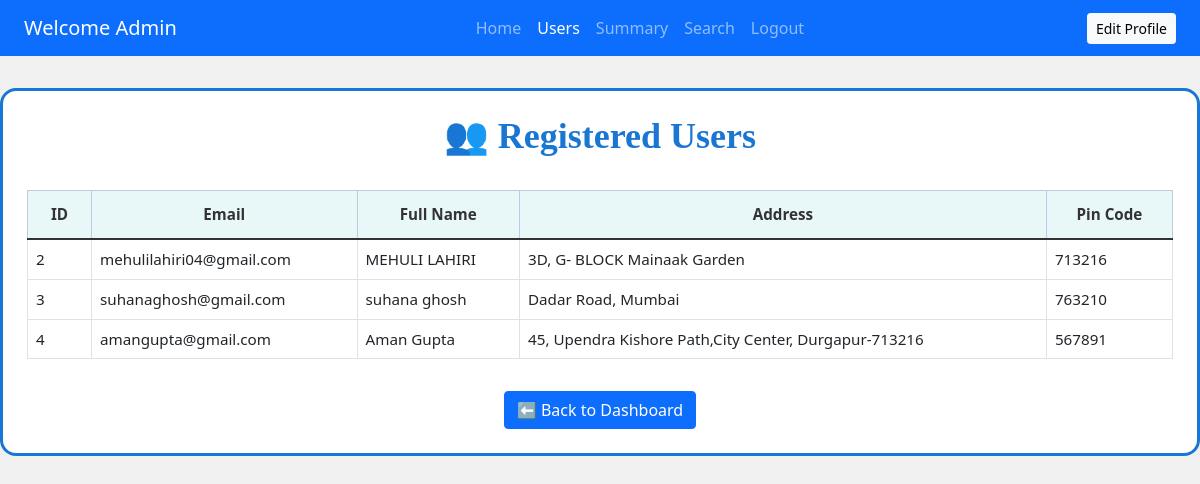
The app's page /view_users, older data.
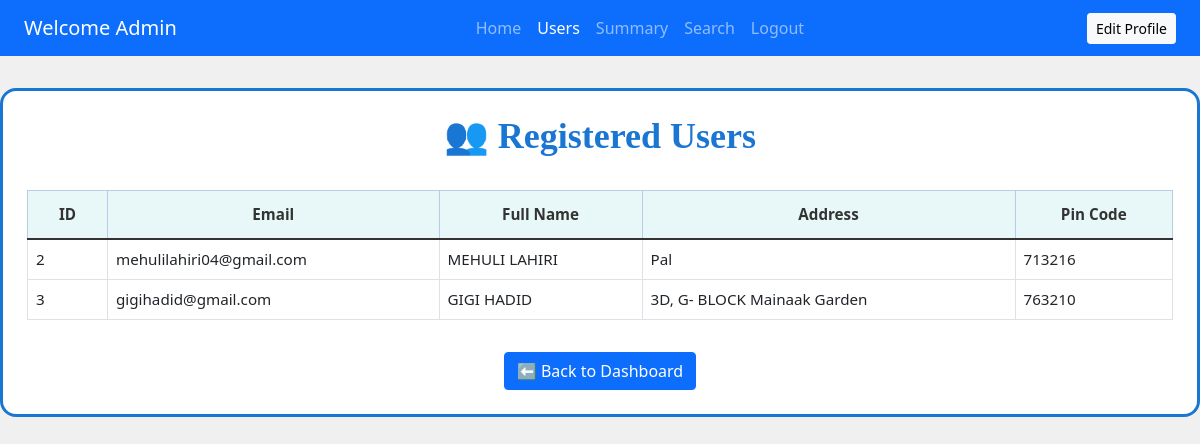
The same page, newer data.
### backend/models.py (models this page shows, shortened)
class User_Info(db.Model):
    __tablename__ = "user_info"
    id = db.Column(db.Integer, primary_key=True)
    full_name = db.Column(db.String(100))
    user_name = db.Column(db.String(100), unique=True)
    email = db.Column(db.String(120), unique=True)
    pwd = db.Column(db.String(100))
    phone = db.Column(db.String(20))
    address = db.Column(db.String(200))
    pincode = db.Column(db.String(10))
    role = db.Column(db.Integer, default=1)
    reservations = db.relationship('Reservation', backref='user', lazy=True)

### backend/controllers.py (the view)
    @app.route("/view_users")
    def view_users():
        users = User_Info.query.filter_by(role=1).all()
        return render_template("admin_view_users.html", users=users)

### templates/admin_view_users.html (shortened to what this page needs)
<!DOCTYPE html>
<html lang="en">
<head>
  <link rel="stylesheet" href="{{ url_for('static', filename='css/style.css') }}">
  <link href="https://cdn.jsdelivr.net/npm/bootstrap@5.0.2/dist/css/bootstrap.min.css" rel="stylesheet">
  <link href="https://cdn.jsdelivr.net/npm/bootstrap-icons@1.11.3/font/bootstrap-icons.css" rel="stylesheet">
</head>
<body class="admin-dashboard-page">
<nav class="navbar navbar-expand-lg navbar-dark bg-primary px-4">
  <a class="navbar-brand" href="#">Welcome Admin</a>
  <div class="collapse navbar-collapse justify-content-center" id="navbarNav">
    <ul class="navbar-nav">
      <li class="nav-item"><a class="nav-link" href="{{ url_for('admin_dashboard') }}">Home</a></li>
      <li class="nav-item"><a class="nav-link active" href="{{ url_for('view_users') }}">Users</a></li>
      <li class="nav-item"><a class="nav-link" href="{{ url_for('admin_summary') }}">Summary</a></li>
      <li class="nav-item"><a class="nav-link" href="{{ url_for('admin_search') }}">Search</a></li>
      <a href="{{ url_for('logout') }}" class="nav-link">Logout</a>
    </ul>
  </div>
  <div class="d-flex">
    <a href="{{ url_for('edit_profile') }}" class="btn btn-light btn-sm">Edit Profile</a>
  </div>
</nav>
<div id="panel" class="p-4">
  <h2 class="admin-dashboard-title">👥 Registered Users</h2>
  <div class="table-responsive">
    <table class="table table-hover table-bordered">
      <thead class="table-primary text-center">
        <tr>
          <th>ID</th>
          <th>Email</th>
          <th>Full Name</th>
          <th>Address</th>
          <th>Pin Code</th>
        </tr>
      </thead>
      <tbody>
        {% for user in users %}
        <tr>
          <td>{{ user.id }}</td>
          <td>{{ user.email }}</td>
          <td>{{ user.full_name }}</td>
          <td>{{ user.address }}</td>
          <td>{{ user.pincode }}</td>
        </tr>
        {% else %}
        <tr>
          <td colspan="5" class="text-center text-muted">No registered users found.</td>
        </tr>
        {% endfor %}
      </tbody>
    </table>
  </div>
  <div class="text-center mt-3">
    <a href="{{ url_for('admin_dashboard') }}" class="btn btn-primary">⬅️ Back to Dashboard</a>
  </div>
</div>
</body>
</html>

Row changes from the older to the newer data that the page shows:
removed User_Info: id "4", email "amangupta@gmail.com", full_name "Aman Gupta", address "45, Upendra Kishore Path,City Center, Durgapur-713216", pincode "567891"
changed User_Info "mehulilahiri04@gmail.com": address "3D, G- BLOCK Mainaak Garden" → "Pal"
changed User_Info id 3: email "suhanaghosh@gmail.com" → "gigihadid@gmail.com"; full_name "suhana ghosh" → "GIGI HADID"; address "Dadar Road, Mumbai" → "3D, G- BLOCK Mainaak Garden"
